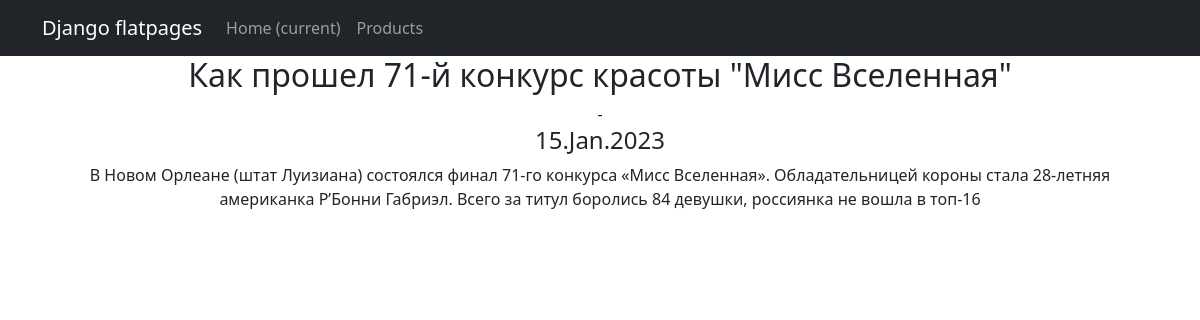
The page /news/2 on the database its author committed.
### news/models.py (models this page shows, shortened)
class Post(models.Model):
    author = models.ForeignKey(Author, on_delete=models.CASCADE)
    option = models.CharField(max_length=4, choices=OPTION_SELECT)
    date = models.DateTimeField(auto_now_add=True)
    category = models.ManyToManyField(Category, through="PostCategory")
    header = models.CharField(max_length=144)
    text = models.TextField()
    rating = models.IntegerField(default=0)

### news/views.py (the view)
# urls.py: path('<int:pk>', PostDetail.as_view()),
class PostDetail(DetailView):
    model = Post
    template_name = 'news1.html'
    context_object_name = 'news1'

### news/templatetags/my_filters.py (called while the page is built)
@register.filter()
def censor(value):
    if isinstance(value, str):
        censored_words = ['редиска', 'Редиска']
        for word in censored_words:
           value = value.replace(word[1:], '*' * (len(word)-1))
        return value

### templates/news1.html (shortened to what this page needs)
{% extends 'flatpages/default.html' %}
{% load my_filters %}
{% block content %}
<h2>{{ news1.header|censor }}</h2> - <h4> {{ news1.date|date:'d.M.Y' }}</h4>
{{ news1.text|censor }}
{% endblock content %}

### rows shown on the page
Post: header|censor "Как прошел 71-й конкурс красоты \"Мисс Вселенная\"", date "15.Jan.2023", text|censor "В Новом Орлеане (штат Луизиана) состоялся финал 71-го конкурса «Мисс Вселенная». Обладательницей короны стала 28-летняя американка Р’Бонни Габриэл. Всего за титул боролись 84 девушки, россиянка не вошла в топ-16"
